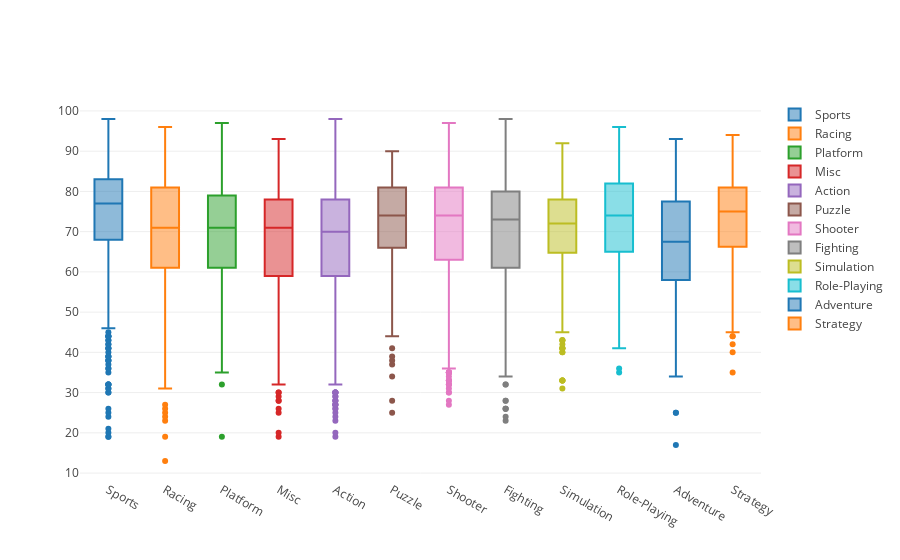

Notebook source saved alongside this figure:
### Code cell
# создаем Box trace для каждого жанра из наших данных
data = []
for genre in df.Genre.unique():
    data.append(
        go.Box(y=df[df.Genre==genre].Critic_Score, name=genre)
    )

# визуализируем данные
iplot(data, show_link = False)

### Figure 1 — Plotly figure (JSON) as saved in the notebook; plotly's stock layout.template omitted (floating-point values rounded to 4 significant figures; data arrays with more than 128 entries replaced by an {"elided": "..."} marker saying what was removed)
{"data": [{"name": "Sports", "type": "box", "y": {"elided": "943 int values"}}, {"name": "Racing", "type": "box", "y": {"elided": "581 int values"}}, {"name": "Platform", "type": "box", "y": {"elided": "403 int values"}}, {"name": "Misc", "type": "box", "y": {"elided": "384 int values"}}, {"name": "Action", "type": "box", "y": {"elided": "1630 int values"}}, {"name": "Puzzle", "type": "box", "y": [77, 85, 84, 86, 79, 83, 79, 83, 79, 84, 44, 71, 87, 81, 87, 63, 60, 85, 81, 76, 81, 76, 79, 81, 58, 86, 82, 72, 66, 72, 75, 67, 86, 83, 83, 72, 86, 79, 74, 74, 82, 86, 73, 49, 71, 75, 71, 73, 88, 47, 63, 74, 74, 73, 77, 75, 75, 39, 70, 83, 68, 64, 69, 41, 60, 78, 79, 69, 84, 74, 55, 75, 64, 71, 68, 25, 28, 72, 71, 79, 67, 82, 70, 77, 82, 45, 56, 59, 83, 78, 73, 58, 70, 61, 74, 72, 78, 69, 75, 74, 38, 34, 74, 50, 37, 90, 55, 62, 88, 45, 67, 62, 70, 84, 76, 75, 70, 64]}, {"name": "Shooter", "type": "box", "y": {"elided": "864 int values"}}, {"name": "Fighting", "type": "box", "y": {"elided": "378 int values"}}, {"name": "Simulation", "type": "box", "y": {"elided": "297 int values"}}, {"name": "Role-Playing", "type": "box", "y": {"elided": "712 int values"}}, {"name": "Adventure", "type": "box", "y": {"elided": "248 int values"}}, {"name": "Strategy", "type": "box", "y": {"elided": "267 int values"}}], "layout": {}}
